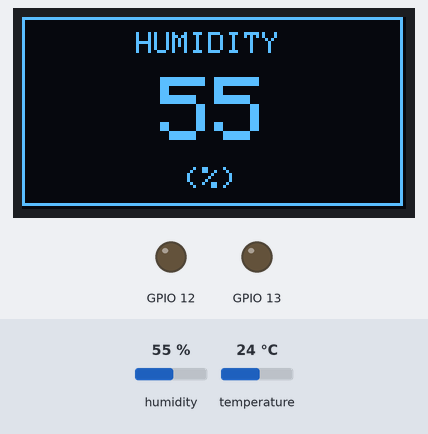
Bench run of a sketch on a simulated ESP8266 (NodeMCU). On the bench: 128×64 one-colour display, output pins drawn as LEDs (lit = HIGH). Inputs (shaded band) come from the test bench; at power-on: humidity 55 %, temperature 24 °C. WiFi joins after 1.5 s; servers stay silent unless stated; uploads are accepted with an empty reply; what the sketch prints to the serial monitor is not drawn.

Above: at 15.6 s.
15.7 s: humidity set to 22 %
At 23.7 s:
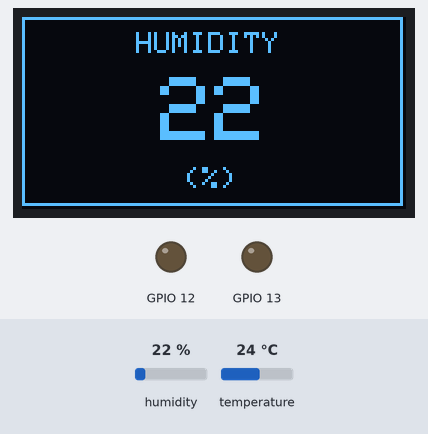
24.5 s: temperature set to 12 °C
At 34.1 s:
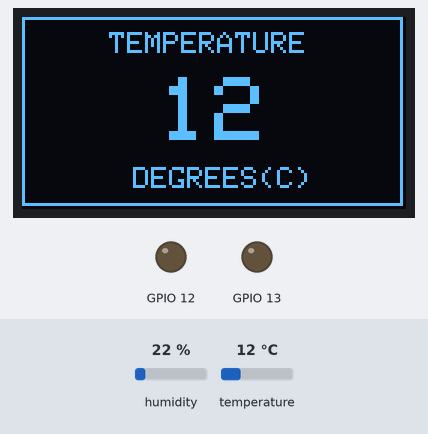
35.9 s: temperature set to 19 °C
At 46.9 s:
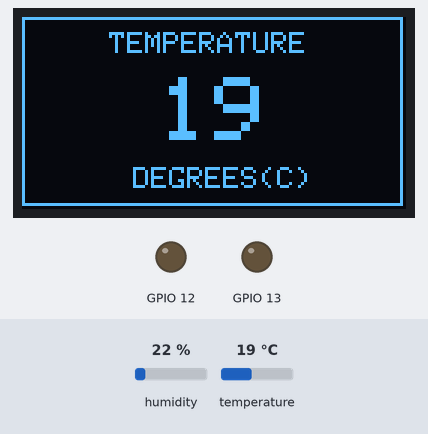
47.2 s: temperature set to 28 °C
At 58.8 s:
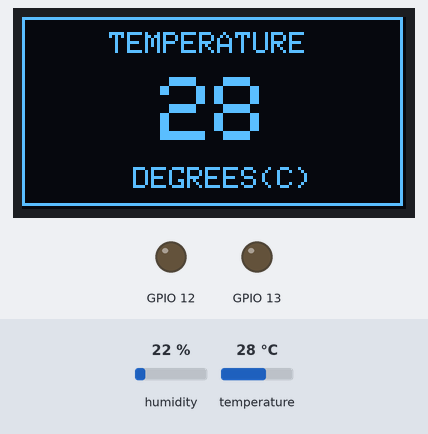
Timing chart, 0 to 59.6 s (numbered marks = the images above; inputs shaded):
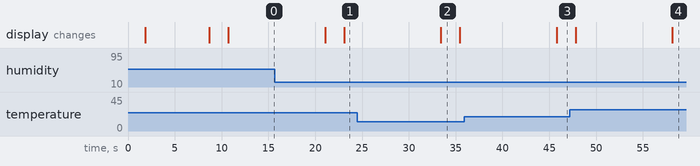

Measured:
- after the input at 15.7 s, the display: first differs from a run without the input after 7.4 s (image 1)
- after the input at 24.5 s, the display: changes after 8.9 s (image 2)
- after the input at 35.9 s, the display: changes after 9.9 s (image 3)
- after the input at 47.2 s, the display: first differs from a run without the input after 11.0 s (image 4)
- what the display in image 2 shows lasts 2.1 s, from 33.4 s to 35.5 s

The sketch:

codecombined.ino
```cpp
#include<Wire.h>
#include<Adafruit_GFX.h>
#include<Adafruit_SSD1306.h>
#include<DHT.h>
#define RESET LED_BUILTIN
//#define DHTPIN 14
//#define DHTTYPE DHT11

#include <ESP8266WiFi.h>
#define DHTPIN 14
#define DHTTYPE DHT11
const char* ssid     = "Airtel Xtreamfiber";
const char* password = "bismillah8*";
const char* host = "iotplatform.ziyadahmed.me";
DHT dht(DHTPIN, DHTTYPE);

//newcode
#include <ArduinoJson.h>
int count = 0;
String url2;

Adafruit_SSD1306 oled(RESET);
//DHT dht(DHTPIN, DHTTYPE);
int te, hu, tt, hh;
const unsigned char myBitmap [] PROGMEM = {
    0xff, 0xff, 0xff, 0xff, 0xff, 0xff, 0xff, 0xff, 0xff, 0xff, 0xff, 0xff, 0xff, 0xff, 0xff, 0xff,
  0xff, 0xff, 0xff, 0xff, 0xff, 0xff, 0xf7, 0xff, 0xff, 0xff, 0xff, 0xff, 0xff, 0xff, 0xff, 0xff,
  0xff, 0xff, 0xff, 0xff, 0xff, 0xff, 0xf8, 0xff, 0xff, 0xff, 0x7f, 0xff, 0xff, 0xff, 0xff, 0xff,
  0xff, 0xff, 0xff, 0xff, 0xff, 0xff, 0xfc, 0x7c, 0x7f, 0xfe, 0xff, 0xff, 0xff, 0xff, 0xff, 0xff,
  0xff, 0xff, 0xff, 0xff, 0xff, 0xff, 0xfe, 0x30, 0x1f, 0xfe, 0xff, 0xff, 0xff, 0xff, 0xff, 0xff,
  0xff, 0xff, 0xff, 0xff, 0xff, 0xff, 0xf3, 0xc0, 0x0f, 0xff, 0xff, 0xff, 0xff, 0xff, 0xff, 0xff,
  0xff, 0xff, 0xff, 0xff, 0xff, 0xff, 0xe0, 0x78, 0x03, 0xff, 0xff, 0xff, 0xff, 0xff, 0xff, 0xff,
  0xff, 0xff, 0xff, 0xff, 0xff, 0xff, 0xfc, 0x3e, 0x00, 0xf3, 0xff, 0xff, 0xff, 0xff, 0xff, 0xff,
  0xff, 0xff, 0xff, 0xff, 0xff, 0xff, 0xfc, 0x0f, 0x00, 0x63, 0xff, 0xff, 0xff, 0xff, 0xff, 0xff,
  0xff, 0xff, 0xff, 0xff, 0xff, 0xff, 0xf0, 0x07, 0xc0, 0x03, 0xff, 0xff, 0xff, 0xff, 0xff, 0xff,
  0xff, 0xff, 0xff, 0xff, 0xff, 0xff, 0xe0, 0x01, 0xf0, 0x03, 0xff, 0xff, 0xff, 0xff, 0xff, 0xff,
  0xff, 0xff, 0xff, 0xff, 0xff, 0xff, 0x80, 0x00, 0xf8, 0x07, 0xff, 0xff, 0xff, 0xff, 0xff, 0xff,
  0xff, 0xff, 0xff, 0xff, 0xff, 0xff, 0x00, 0x00, 0x3e, 0x06, 0xff, 0xff, 0xff, 0xff, 0xff, 0xff,
  0xff, 0xff, 0xff, 0xff, 0xff, 0xfc, 0x00, 0xc0, 0x0f, 0x06, 0x7f, 0xff, 0xff, 0xff, 0xff, 0xff,
  0xff, 0xff, 0xff, 0xff, 0xff, 0xf0, 0x07, 0x60, 0x06, 0x06, 0x1f, 0xff, 0xff, 0xff, 0xff, 0xff,
  0xff, 0xff, 0xff, 0xff, 0xff, 0xf0, 0x0f, 0x30, 0x00, 0x06, 0x0f, 0xff, 0xff, 0xff, 0xff, 0xff,
  0xff, 0xff, 0xff, 0xff, 0xff, 0xf0, 0x3c, 0x18, 0x00, 0x06, 0x0f, 0xff, 0xff, 0xff, 0xff, 0xff,
  0xff, 0xff, 0xff, 0xff, 0xff, 0xf0, 0xf8, 0x01, 0x80, 0x06, 0x0f, 0xff, 0xff, 0xff, 0xff, 0xff,
  0xff, 0xff, 0xff, 0xff, 0xff, 0xf1, 0xe0, 0x01, 0xe0, 0x06, 0x0f, 0xff, 0xff, 0xff, 0xff, 0xff,
  0xff, 0xff, 0xff, 0xff, 0xff, 0xf7, 0xc0, 0x18, 0xe0, 0x06, 0x0f, 0xff, 0xff, 0xff, 0xff, 0xff,
  0xff, 0xff, 0xff, 0xff, 0xff, 0xff, 0x00, 0x7c, 0x41, 0x06, 0x0f, 0xff, 0xff, 0xff, 0xff, 0xff,
  0xff, 0xff, 0xff, 0xff, 0xff, 0xfc, 0x00, 0xfe, 0x03, 0x06, 0x0f, 0xff, 0xff, 0xff, 0xff, 0xff,
  0xff, 0xff, 0xff, 0xff, 0xff, 0xf8, 0x03, 0xfe, 0x07, 0x06, 0x0f, 0xff, 0xff, 0xff, 0xff, 0xff,
  0xff, 0xff, 0xff, 0xff, 0xff, 0xf0, 0x0f, 0xfe, 0x07, 0x06, 0x0f, 0xff, 0xff, 0xff, 0xff, 0xff,
  0xff, 0xff, 0xff, 0xff, 0xff, 0xf0, 0x1f, 0xff, 0x0f, 0x86, 0x0f, 0xff, 0xff, 0xff, 0xff, 0xff,
  0xff, 0xff, 0xff, 0xff, 0xff, 0xf0, 0x7d, 0xff, 0x0f, 0x86, 0x0f, 0xff, 0xff, 0xff, 0xff, 0xff,
  0xff, 0xff, 0xff, 0xff, 0xff, 0xf0, 0xf1, 0xfe, 0x07, 0x86, 0x0f, 0xff, 0xff, 0xff, 0xff, 0xff,
  0xff, 0xff, 0xff, 0xff, 0xff, 0xf0, 0xe1, 0xfd, 0x87, 0x8e, 0x0f, 0xff, 0xff, 0xff, 0xff, 0xff,
  0xff, 0xff, 0xff, 0xff, 0xff, 0xf0, 0xc1, 0xfd, 0x07, 0x9e, 0x0f, 0xff, 0xff, 0xff, 0xff, 0xff,
  0xff, 0xff, 0xff, 0xff, 0xff, 0xf0, 0xc1, 0xfb, 0x47, 0xf8, 0x0f, 0xff, 0xff, 0xff, 0xff, 0xff,
  0xff, 0xff, 0xff, 0xff, 0xff, 0xf0, 0xc1, 0xf6, 0xc7, 0xf0, 0x0f, 0xff, 0xff, 0xff, 0xff, 0xff,
  0xff, 0xff, 0xff, 0xff, 0xff, 0xf0, 0xc1, 0xe5, 0xf3, 0xc0, 0x0f, 0xff, 0xff, 0xff, 0xff, 0xff,
  0xff, 0xff, 0xff, 0xff, 0xff, 0xf0, 0xc1, 0xcd, 0xfb, 0x80, 0x3f, 0xff, 0xff, 0xff, 0xff, 0xff,
  0xff, 0xff, 0xff, 0xff, 0xff, 0xf0, 0xc1, 0x9b, 0xfc, 0x00, 0x7f, 0xff, 0xff, 0xff, 0xff, 0xff,
  0xff, 0xff, 0xff, 0xff, 0xff, 0xf0, 0xc0, 0x1b, 0xfc, 0x01, 0xff, 0xff, 0xff, 0xff, 0xff, 0xff,
  0xff, 0xff, 0xff, 0xff, 0xff, 0xf0, 0xc0, 0x07, 0xf0, 0x07, 0x9f, 0xff, 0xff, 0xff, 0xff, 0xff,
  0xff, 0xff, 0xff, 0xff, 0xff, 0xf0, 0xc0, 0x07, 0xe0, 0x0e, 0x1f, 0xff, 0xff, 0xff, 0xff, 0xff,
  0xff, 0xff, 0xff, 0xff, 0xff, 0xf0, 0xc0, 0x01, 0xe0, 0x3c, 0x1f, 0xff, 0xff, 0xff, 0xff, 0xff,
  0xff, 0xff, 0xff, 0xff, 0xff, 0xf0, 0xc1, 0x80, 0xf0, 0x30, 0x1f, 0xff, 0xff, 0xff, 0xff, 0xff,
  0xff, 0xff, 0xff, 0xff, 0xff, 0xf0, 0xc1, 0x80, 0x3d, 0x00, 0x1f, 0xff, 0xff, 0xff, 0xff, 0xff,
  0xff, 0xff, 0xff, 0xff, 0xff, 0xf8, 0xc1, 0x00, 0x1f, 0x00, 0x3f, 0xff, 0xff, 0xff, 0xff, 0xff,
  0xff, 0xff, 0xff, 0xff, 0xff, 0xfc, 0xc0, 0x60, 0x06, 0x00, 0xff, 0xff, 0xff, 0xff, 0xff, 0xff,
  0xff, 0xff, 0xff, 0xff, 0xff, 0xff, 0xc0, 0x7c, 0x00, 0x01, 0xff, 0xff, 0xff, 0xff, 0xff, 0xff,
  0xff, 0xff, 0xff, 0xff, 0xff, 0xff, 0xc0, 0x1e, 0x00, 0x03, 0xff, 0xff, 0xff, 0xff, 0xff, 0xff,
  0xff, 0xff, 0xff, 0xff, 0xff, 0xff, 0xe0, 0x0f, 0x80, 0x1b, 0xff, 0xff, 0xff, 0xff, 0xff, 0xff,
  0xff, 0xff, 0xff, 0xff, 0xff, 0xff, 0xf0, 0x03, 0xe0, 0x3f, 0xff, 0xff, 0xff, 0xff, 0xff, 0xff,
  0xff, 0xff, 0xff, 0xff, 0xff, 0xff, 0xf0, 0x01, 0xf0, 0xff, 0xff, 0xff, 0xff, 0xff, 0xff, 0xff,
  0xff, 0xff, 0xff, 0xff, 0xff, 0xff, 0xe7, 0x00, 0x7f, 0xff, 0xff, 0xff, 0xff, 0xff, 0xff, 0xff,
  0xff, 0xff, 0xff, 0xff, 0xff, 0xff, 0x6f, 0xc0, 0x1f, 0xff, 0xff, 0xff, 0xff, 0xff, 0xff, 0xff,
  0xff, 0xff, 0xff, 0xff, 0xff, 0xff, 0xdf, 0xe0, 0x0f, 0xff, 0xff, 0xff, 0xff, 0xff, 0xff, 0xff,
  0xff, 0xff, 0xff, 0xff, 0xff, 0xff, 0x9f, 0xf8, 0x3f, 0xff, 0xff, 0xff, 0xff, 0xff, 0xff, 0xff,
  0xff, 0xff, 0xff, 0xff, 0xff, 0xff, 0x3f, 0xfe, 0x7f, 0xff, 0xff, 0xff, 0xff, 0xff, 0xff, 0xff,
  0xff, 0xff, 0xff, 0xff, 0xff, 0xff, 0x7f, 0xff, 0xff, 0xff, 0xff, 0xff, 0xff, 0xff, 0xff, 0xff,
  0xff, 0xff, 0xff, 0xff, 0xff, 0xfe, 0xff, 0xff, 0xff, 0xff, 0xff, 0xff, 0xff, 0xff, 0xff, 0xff,
  0xff, 0xff, 0xff, 0xff, 0xff, 0xff, 0xff, 0xff, 0xff, 0xff, 0xff, 0xff, 0xff, 0xff, 0xff, 0xff,
  0xff, 0xff, 0xff, 0xff, 0xff, 0xff, 0xff, 0xff, 0xff, 0xff, 0xff, 0xff, 0xff, 0xff, 0xff, 0xff,
  0xff, 0xff, 0xff, 0xff, 0xff, 0xff, 0xef, 0xff, 0xff, 0xff, 0xff, 0xff, 0xff, 0xff, 0xff, 0xff,
  0xff, 0xff, 0xff, 0xff, 0xe0, 0x81, 0x83, 0x8f, 0x3c, 0xc6, 0x33, 0x87, 0xff, 0xff, 0xff, 0xff,
  0xff, 0xff, 0xff, 0xff, 0xf9, 0xe7, 0x1f, 0x87, 0x18, 0xc6, 0x33, 0x17, 0xff, 0xff, 0xff, 0xff,
  0xff, 0xff, 0xff, 0xff, 0xf1, 0xe7, 0x3f, 0xb7, 0x00, 0xe6, 0x1f, 0x3f, 0xff, 0xff, 0xff, 0xff,
  0xff, 0xff, 0xff, 0xff, 0xf3, 0xe7, 0x3b, 0xb7, 0x00, 0xe6, 0x06, 0x37, 0xff, 0xff, 0xff, 0xff,
  0xff, 0xff, 0xff, 0xff, 0xe3, 0xe7, 0x1b, 0x03, 0x3c, 0xe6, 0xc3, 0x37, 0xff, 0xff, 0xff, 0xff,
  0xff, 0xff, 0xff, 0xff, 0xe0, 0xc3, 0x83, 0x33, 0x3c, 0xc6, 0x63, 0x07, 0xff, 0xff, 0xff, 0xff,
  0xff, 0xff, 0xff, 0xff, 0xff, 0xff, 0xff, 0xff, 0xff, 0xff, 0xff, 0xff, 0xff, 0xff, 0xff, 0xff
};
void setup()
{
//  Serial.begin(9600);
  delay(100);
  Serial.begin(115200);
  delay(100);
  dht.begin();
  Serial.println();
  Serial.println();
  Serial.print("Connecting to ");
  Serial.println(ssid);

  WiFi.begin(ssid, password);
  while (WiFi.status() != WL_CONNECTED) {
    delay(500);
    Serial.print(".");
  }
  Serial.println("");
  Serial.println("WiFi connected");
  Serial.println("IP address: ");
  Serial.println(WiFi.localIP());
  Serial.print("Netmask: ");
  Serial.println(WiFi.subnetMask());
  Serial.print("Gateway: ");
  Serial.println(WiFi.gatewayIP());
  delay(100);
  oled.begin(SSD1306_SWITCHCAPVCC, 0x3C);
  oled.clearDisplay();
  oled.clearDisplay();
  oled.drawBitmap(0, 0, myBitmap, 128, 64, WHITE);
  oled.display();
  delay(2000);
//  dht.begin();
//  delay(1000);
//newcode
  pinMode(12, OUTPUT);
  pinMode(13, OUTPUT);
  digitalWrite(12, 0);
  digitalWrite(13, 0);

}
void loop()
{
  float h = dht.readHumidity();
  // Read temperature as Celsius (the default)
  float t = dht.readTemperature();
  if (isnan(h) || isnan(t)) {
    Serial.println("Failed to read from DHT sensor!");
    return;
  }

  Serial.print("connecting to ");
  Serial.println(host);

  WiFiClient client;
  const int httpPort = 80;
  if (!client.connect(host, httpPort)) {
    Serial.println("connection failed");
    return;
  }

  String url = "/api/weather/insert.php?temp=" + String(t) + "&hum="+ String(h);
  Serial.print("Requesting URL: ");
  Serial.println(url);

  client.print(String("GET ") + url + " HTTP/1.1\r\n" +
               "Host: " + host + "\r\n" +
               "Connection: close\r\n\r\n");
  delay(500);

  while(client.available()){
    String line = client.readStringUntil('\r');
    Serial.print(line);
  }

  Serial.println();
  Serial.println("closing connection");
  delay(3000);
  tt = dht.readTemperature();
  hh = dht.readHumidity();
  if (isnan(tt) || tt > 50)
  {
    te = te;
  }
  else
  {
    te = tt;
  }
  if (isnan(hh) || hh > 100)
  {
    hu = hu;
  }
  else
  {
    hu = hh;
  }
  oled.clearDisplay();
  oled.setTextSize(1);
  oled.setTextColor(WHITE);
  oled.drawRect(0, 0, 127, 63, WHITE);
  oled.setCursor(29, 5);
  oled.print("TEMPERATURE");
  oled.setTextSize(3);
  oled.setCursor(46, 20);
  oled.print(te);
  oled.setTextSize(1);
  oled.setCursor(37, 50);
  oled.print("DEGREES(C)");
  oled.display();
  delay(2000);
  oled.clearDisplay();
  oled.setTextSize(1);
  oled.setTextColor(WHITE);
  oled.drawRect(0, 0, 127, 63, WHITE);
  oled.setCursor(38, 5);
  oled.print("HUMIDITY");
  oled.setTextSize(3);
  oled.setCursor(46, 20);
  oled.print(hu);
  oled.setTextSize(1);
  oled.setCursor(54, 50);
  oled.print("(%)");
  oled.display();
  delay(2000);

  //newcode
  if (count == 0){
    url2 = "/api/led/read_all.php?id=1";
    count = count + 1;
    Serial.println("Here1");
  }
  else if (count == 1){
    url2 = "/api/led/read_all.php?id=2";
    count = count + 1;
    Serial.println("Here2");
  }
  Serial.print("Requesting URL: ");
  Serial.println(url2);
  client.print(String("GET ") + url2 + " HTTP/1.1\r\n" +
               "Host: " + host + "\r\n" +
               "Connection: close\r\n\r\n");
  delay(500);
  String section="header";
  while(client.available()){
    String line = client.readStringUntil('\r');
    //Serial.print(line);
    // we’ll parse the HTML body here
    if (section=="header") { // headers..

      if (line=="\n") { // skips the empty space at the beginning
        section="json";
      }
    }
   else if (section=="json") {  // print the good stuff
      section="ignore";
      String result = line.substring(1);

      // Parse JSON
      int size = result.length() + 1;
      char json[size];
      result.toCharArray(json, size);
      StaticJsonBuffer<200> jsonBuffer;
      JsonObject& json_parsed = jsonBuffer.parseObject(json);
      if (!json_parsed.success())
      {
        Serial.println("parseObject() failed");
        return;
      }
      String led = json_parsed["led"][0]["status"];

      if(count == 1){
        if(led == "on"){
          digitalWrite(5, 1);
          delay(100);
          Serial.println("1 is On..!");
        }
        else if(led == "off"){
          digitalWrite(5, 0);
          delay(100);
          Serial.println("1 is Off..!");
        }
      }
      else if(count == 2){
        if(led == "on"){
          digitalWrite(4, 1);
          Serial.println("2 is On..!");
        }
        else if(led == "off"){
          digitalWrite(4, 0);
          Serial.println("2 is Off..!");
        }
        count = 0;
      }

      if (count == 2)
        count = 0;


    }
  }
  Serial.println();
  Serial.println("closing connection");
  delay(3000);

}
```
